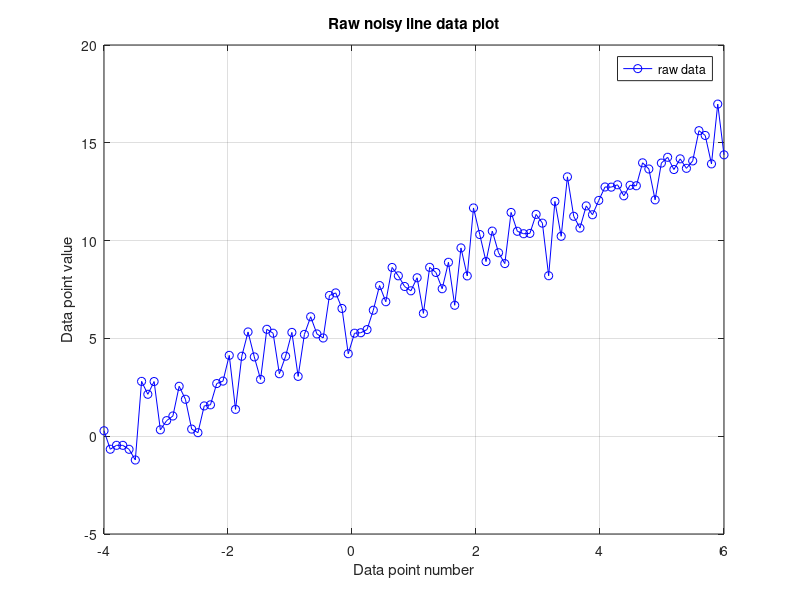

The MATLAB source for this figure:
close all
clear
clc

% Generate 100 sample points using the equation for a 1D line
% creating 3 variables
N=100;
m=1.6;
c=6;

x= linspace(-4,6, N);
yTrue= m*x+c;

%Add Gaussian noise to the data with mean 0 and std 1
y=yTrue+randn(1,N);

%plot y against the sample number
figure
plot(x, y, 'b - o')


%add labels
xlabel('Data point number'), ylabel('Data point value'), title('Raw noisy line data plot');
legend('raw data')
grid on 
